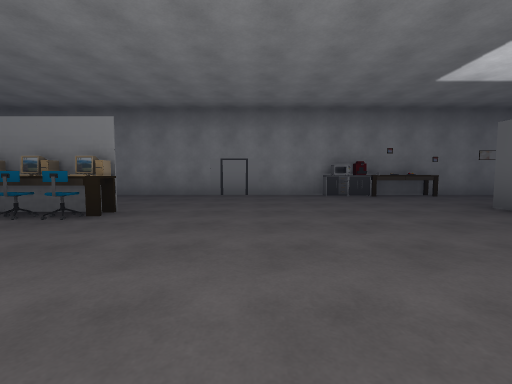
view 1 (above)

17 first-person views from a walk through a Unity game level. The camera is 1.2 m above the floor, tilts 4° down and sees 90° across. Doors are open. The floor is counted in squares, 2.4 m on a side. Each view is taken from the middle of a square. On the plan, view 1 faces up. The plan holds only what a view shows up to about 9 squares ahead; the rest is blank. The place goes on beyond the plan. The player character is not drawn. Some animated figures are not drawn.

view 2
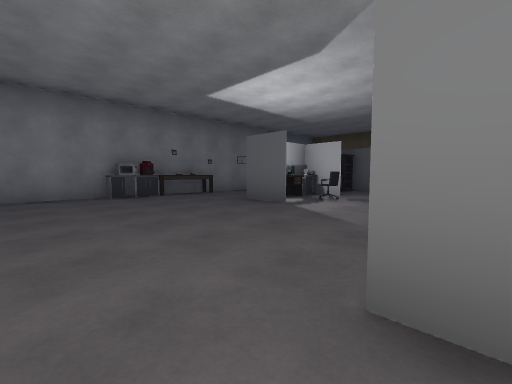

view 3
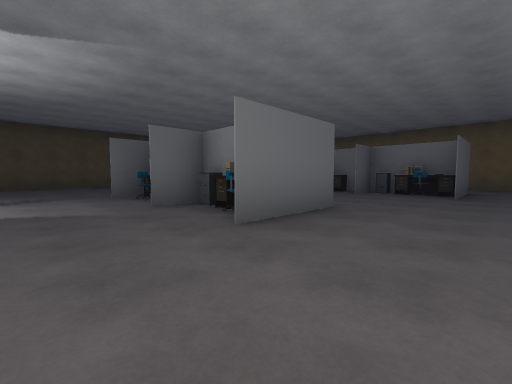

view 4
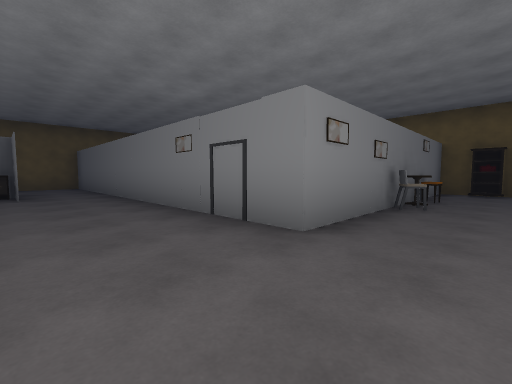

view 5
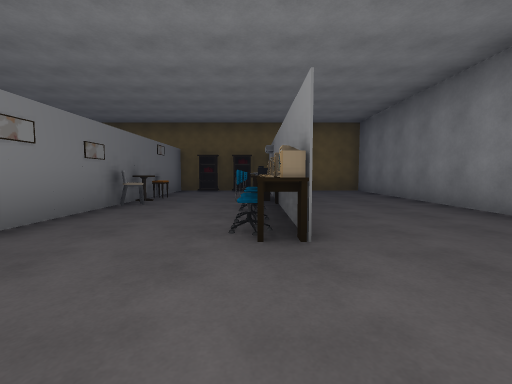

view 6
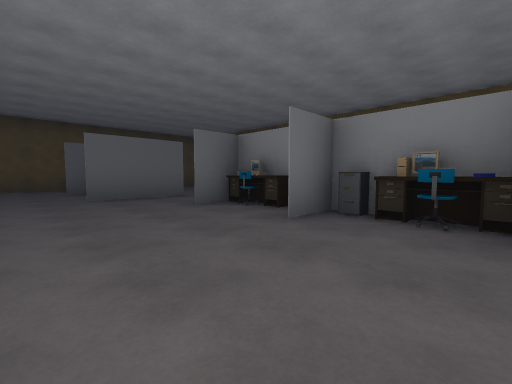

view 7
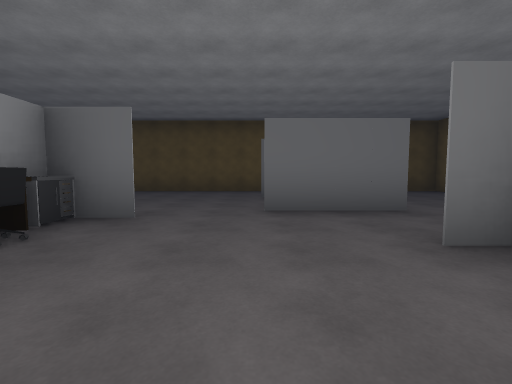

view 8
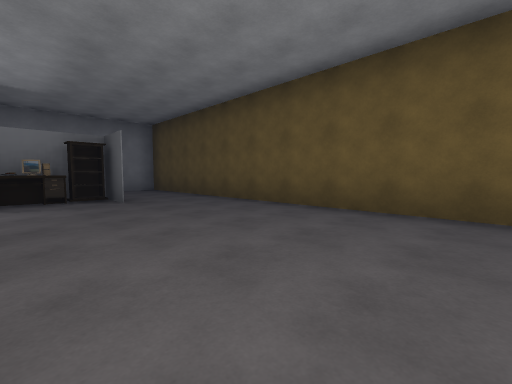

view 9
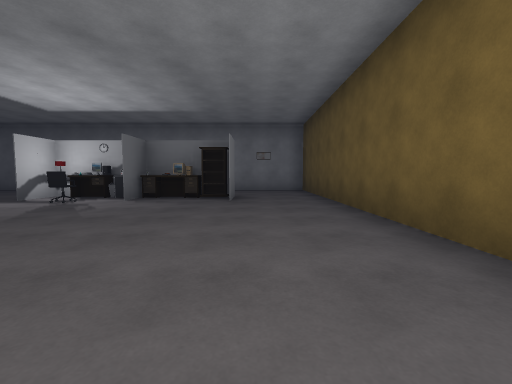

view 10
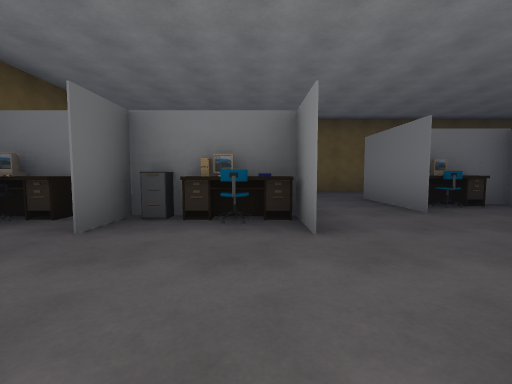

view 11
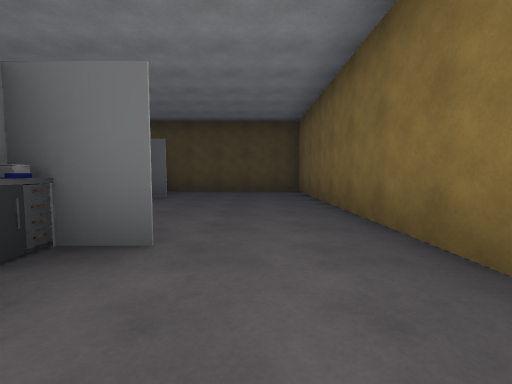

view 12
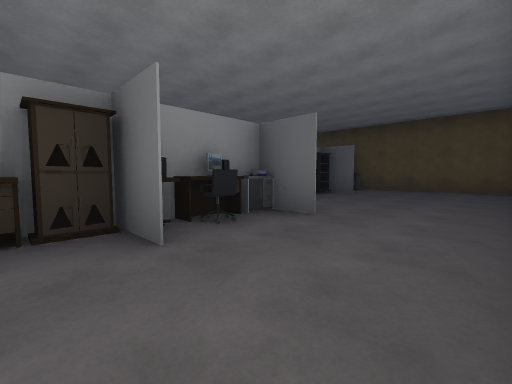

view 13
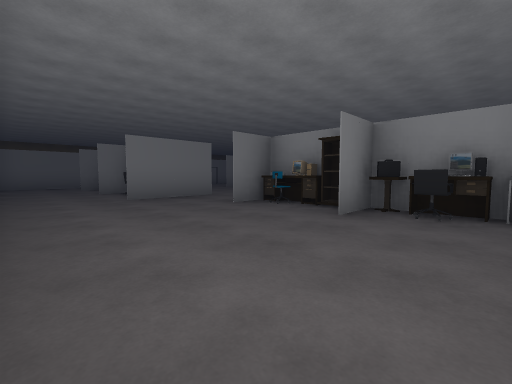

view 14
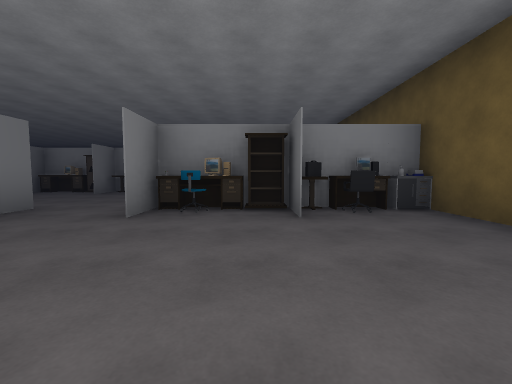

view 15
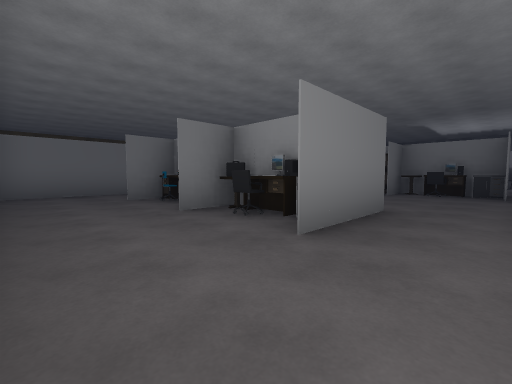

view 16
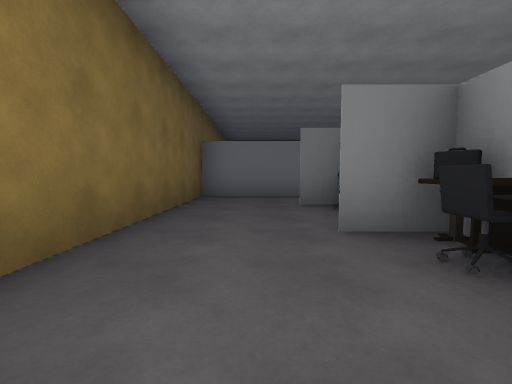

view 17
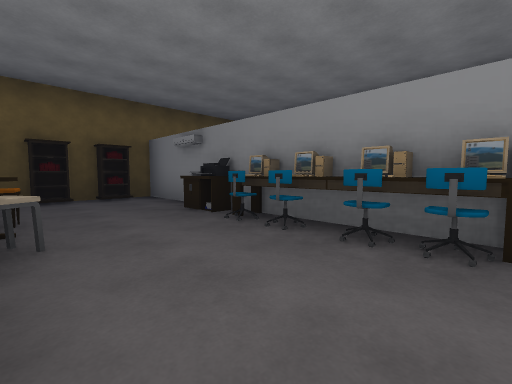

### Floor plan
Points are (right, up) in squares from view 1. A wall is a line through its corners. A room is listed if a view was taken in it or the views show most of it. See-through windows are left out.
Room 1 (views 1, 2, 3, 4, 5, 6, 7, 8, 9, 10, 11, 12, 13, 14, 15, 16, 17)
walls: (1.6, -0.6) (1, -0.6) (1, -1.1); (0.9, -1.6) (0.9, -0.4); (-1.9, -0.4) (-1.9, -8.2) (9.5, -8.2) (9.5, 6.1) (7.2, 6.1); (-3.2, 0.7) (-2.4, 0.7); (1.4, -5.3) (2.6, -5.3) (1.8, -5.3) (1.8, -5.6) (1.8, -4.2); (5.5, -3) (5.5, -5.1) (5.5, -4.4); (3.8, -5.4) (3.8, -6.4) (3.8, -5.5); (1.5, 6.1) (-7.8, 6.1) (-7.8, 4.6); (-5.4, 3.4) (-7.5, 3.4); (5.8, 6.1) (4.4, 6.1); (-7.8, 1.4) (-7.8, 0.7) (-6.4, 0.7)
ways out: open door at (0, 6)
objects: other object (-8, 2); other object (-8, 3); other object (-7, 2); other object (-6, 1); other object (-5, 1); other object (-5, 3); other object (-5, 4); other object (-4, 1); other object (-4, 2); other object (-4, 3); other object (-3, 2); other object (-3, 3); other object (-2, 3); other object (-1, -6); other object (0, -6); other object (0, -5); other object (1, -5); other object (1, -4); other object (1, 0); other object (2, -6); other object (2, -1); other object (2, 5); other object (2, 6); other object (3, -7); other object (3, -5); other object (3, -1); other object (3, 0); other object (3, 3); other object (4, -5); other object (4, -2); other object (4, -1); other object (4, 0); other object (4, 3); other object (4, 4); other object (5, -1); other object (5, 3); other object (5, 4); other object (5, 5); other object (6, -5); other object (6, -4); other object (6, 3) to (6, 4); other object (7, -5); other object (7, -4); other object (7, 3); other object (7, 4); other object (8, -5); other object (8, -4); other object (8, -3); other object (9, -4)

Where each view was taken, in squares from view 1:
view 1: 0 up, 0 right, facing up
view 2: 0 up, 0 right, facing up-right
view 3: 2 up, 1 left, facing down-right
view 4: 2 up, 0 right, facing down-left
view 5: 3 up, 0 right, facing left
view 6: 2 down, 0 right, facing down-right
view 7: 3 down, 2 right, facing right
view 8: 2 down, 6 right, facing up-right
view 9: 2 down, 8 right, facing up
view 10: 1 down, 6 right, facing down
view 11: 7 down, 2 right, facing right
view 12: 8 down, 1 right, facing up-right
view 13: 8 down, 9 right, facing up-left
view 14: 8 down, 7 right, facing up
view 15: 8 down, 5 right, facing up-left
view 16: 7 down, 4 right, facing left
view 17: 1 up, 2 left, facing up-left
